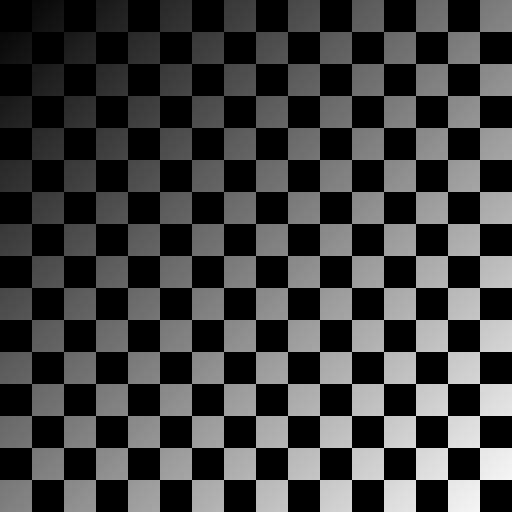
#> input picture HW3_3/checkerboard1024-shaded.tif, 1024 x 1024 px (shown at 1/2 size)
$ python q1.py
#> lines starting #> are read from the running program, lines starting #| are printed output that depends on the picture
import argparse
from pathlib import Path
import numpy as np, cv2, matplotlib.pyplot as plt

def read_gray(path: Path) -> np.ndarray:
    if not path.exists():
        raise FileNotFoundError(f"[ERROR] File not found: {path}")
    img = cv2.imread(str(path), cv2.IMREAD_UNCHANGED)
    if img is None:
        try:
            import imageio.v2 as imageio
            img = imageio.imread(path)
            if img.ndim == 3: img = cv2.cvtColor(img, cv2.COLOR_RGB2GRAY)
        except Exception:
            from PIL import Image
            img = np.array(Image.open(path).convert("L"))
    if img.ndim == 3: img = cv2.cvtColor(img, cv2.COLOR_BGR2GRAY)
    return img.astype(np.float64)

def gaussian_params(h, w, K):
    sigma = min(h, w)/K
    ksize = int(2*np.ceil(3*sigma)+1)
    return int(ksize), float(sigma)

def blur(img, ksize, sigma):
    if 0 < ksize <= 1001 and ksize % 2 == 1:
        return cv2.GaussianBlur(img, (ksize, ksize), sigma, sigma, borderType=cv2.BORDER_REFLECT)
    return cv2.GaussianBlur(img, (0, 0), sigma, sigma, borderType=cv2.BORDER_REFLECT)

def flatfield(img, shade, eps=1e-6):
    shade_n = shade/(shade.mean()+eps)
    return img/(shade_n+eps)

def to_u8(x):
    x = x - x.min()
    if x.max()>0: x = x/x.max()
    return (x*255.0+0.5).astype(np.uint8)

def main():
    ap = argparse.ArgumentParser(description="Q1: Gaussian lowpass shading correction on checkerboard")
    ap.add_argument("--img", default="./checkerboard1024-shaded.tif")
    ap.add_argument("--out", default="./outputs_q1")
    ap.add_argument("--K", type=float, default=18.0, help="sigma = min(H,W)/K (bigger blur when smaller K)")
    ap.add_argument("--no-show", action="store_true")
    args = ap.parse_args()

    img = read_gray(Path(args.img))
#> in read_gray, img is the input picture: shape (1024, 1024); min 0, max 244, mean 63.1
    h, w = img.shape
#> h = 1024; w = 1024
    ksize, sigma = gaussian_params(h, w, args.K)
#> ksize = 343; sigma = 56.89
    shade = blur(img, ksize, sigma)
#> in blur, `return cv2.GaussianBlur(img, (ksize, ksize), sigma, sigma, borderType=..`:
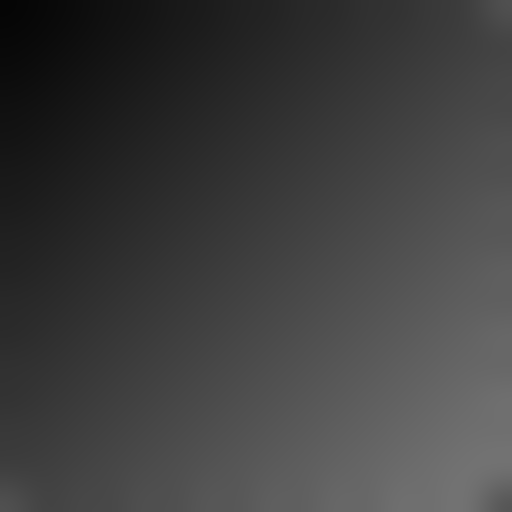
#> returned value: shape (1024, 1024) float64 (shown at 1/2 size); min 5.34, max 114.8, mean 63.1
    corr  = flatfield(img, shade)
#> in flatfield, `shade_n = shade/(shade.mean()+eps)`:
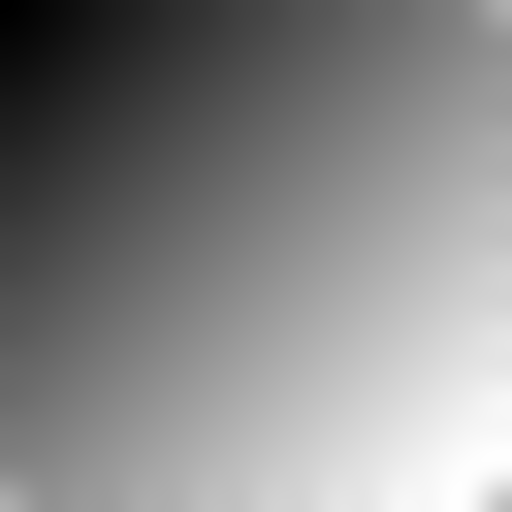
#> shade_n: shape (1024, 1024) float64 (shown at 1/2 size); min 0.0846, max 1.82, mean 1; drawn with min black and max white
#> in flatfield, `return img/(shade_n+eps)`:
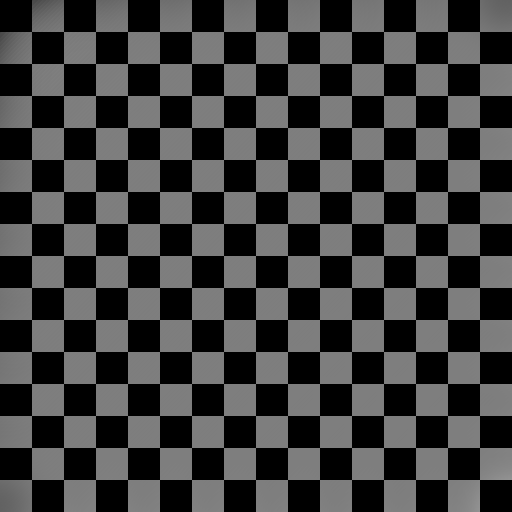
#> returned value: shape (1024, 1024) float64 (shown at 1/2 size); min 0, max 146.9, mean 62.6

    out = Path(args.out); out.mkdir(parents=True, exist_ok=True)
    base = Path(args.img).stem
    p_shade = out/f"{base}_shade.png"
    p_corr  = out/f"{base}_corrected.png"
    p_panel = out/f"{base}_panel.png"

    cv2.imwrite(str(p_shade), to_u8(shade))
    cv2.imwrite(str(p_corr),  to_u8(corr))
#> in to_u8 (call 2), `if x.max()>0: x = x/x.max()`:
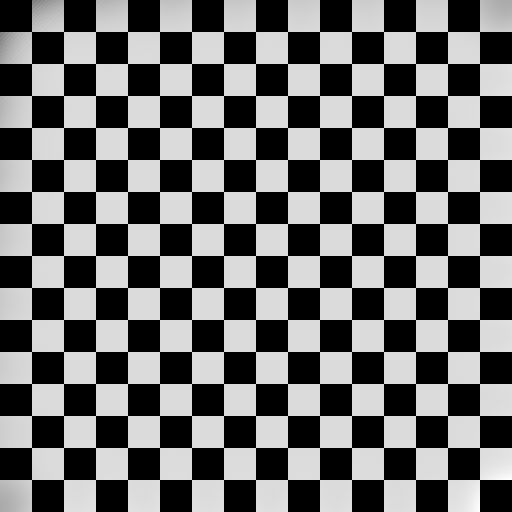
#> x: shape (1024, 1024) float64 (shown at 1/2 size); min 0, max 1, mean 0.426

    plt.figure(figsize=(12,4))
    plt.subplot(1,3,1); plt.imshow(to_u8(img),   cmap="gray"); plt.title("original"); plt.axis("off")
    plt.subplot(1,3,2); plt.imshow(to_u8(shade), cmap="gray"); plt.title(f"shading (ksize={ksize}, σ={sigma:.1f})"); plt.axis("off")
    plt.subplot(1,3,3); plt.imshow(to_u8(corr),  cmap="gray"); plt.title("corrected (divide)"); plt.axis("off")
    plt.tight_layout(); plt.savefig(p_panel, dpi=150, bbox_inches="tight")
#> after `plt.tight_layout()`:
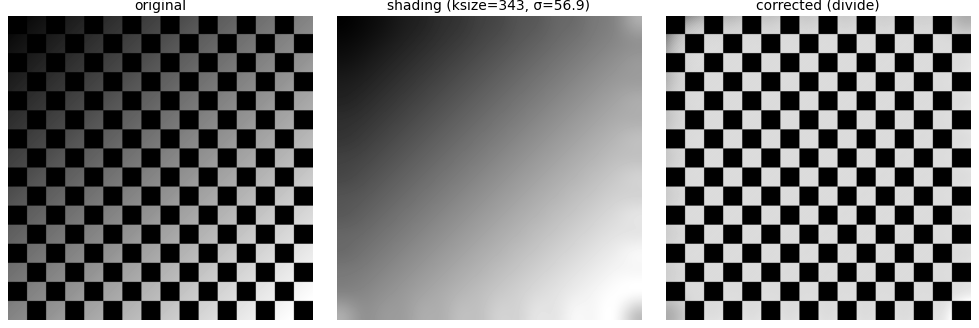
#> figure drawn by matplotlib, 3 panels
    if not args.no_show: plt.show()
    else: plt.close()

    print(f"[Q1 OK] size={h}x{w}  kernel≈{ksize}  sigma={sigma:.2f}")
#| [Q1 OK] size=1024x1024  kernel≈343  sigma=56.89
    print(f"  shading   → {p_shade}")
    print(f"  corrected → {p_corr}")
    print(f"  panel     → {p_panel}")

if __name__ == "__main__":
    main()
